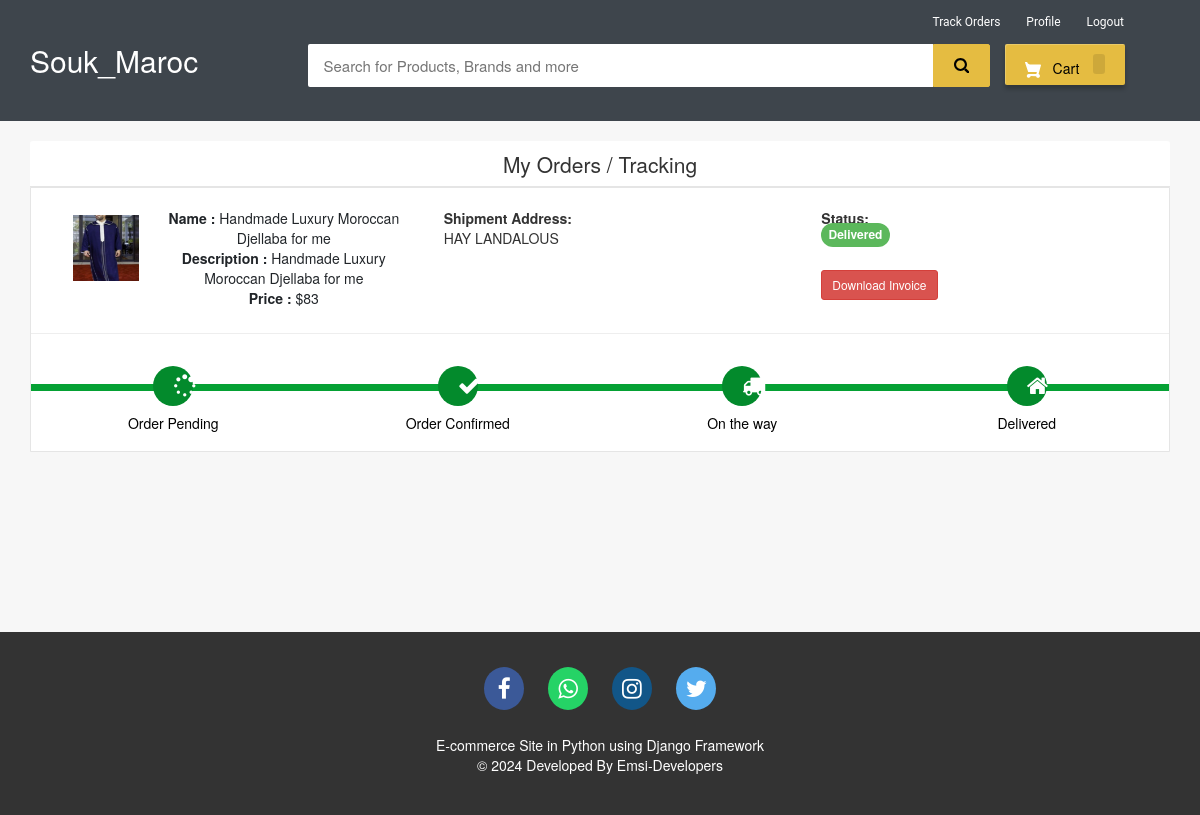
Screenshot of /my-order (signed in) with the database file from the repository.
### ecom/models.py (models this page shows, shortened)
class Product(models.Model):
    name=models.CharField(max_length=40)
    product_image= models.ImageField(upload_to='product_image/',null=True,blank=True)
    price = models.PositiveIntegerField()
    description=models.CharField(max_length=40)

class Orders(models.Model):
    STATUS =(
        ('Pending','Pending'),
        ('Order Confirmed','Order Confirmed'),
        ('Out for Delivery','Out for Delivery'),
        ('Delivered','Delivered'),
    )
    customer=models.ForeignKey('Customer', on_delete=models.CASCADE,null=True)
    product=models.ForeignKey('Product',on_delete=models.CASCADE,null=True)
    email = models.CharField(max_length=50,null=True)
    address = models.CharField(max_length=500,null=True)
    mobile = models.CharField(max_length=20,null=True)
    order_date= models.DateField(auto_now_add=True,null=True)
    status=models.CharField(max_length=50,null=True,choices=STATUS)

### ecom/views.py (the view)
# urls.py: path('my-order', views.my_order_view,name='my-order'),
@login_required(login_url='customerlogin')
@user_passes_test(is_customer)
def my_order_view(request):
    customer=models.Customer.objects.get(user_id=request.user.id)
    orders=models.Orders.objects.all().filter(customer_id = customer)
    ordered_products=[]
    for order in orders:
        ordered_product=models.Product.objects.all().filter(id=order.product.id)
        ordered_products.append(ordered_product)
    return render(request,'ecom/my_order.html',{'data':zip(ordered_products,orders)})

### ecom/views.py (called while the page is built)
def is_customer(user):
    return user.groups.filter(name='CUSTOMER').exists()

### templates/ecom/my_order.html (shortened to what this page needs)
{% extends 'ecom/customer_base.html' %}
{% load static %}
{% block content %}
<br>
<div class="container">
    <header class="card-header" style="text-align:center; font-size: 21px"> My Orders / Tracking </header>
    {% for products,order in data %}
    <article class="card">
        <div class="card-body">
            <ul class="row" style="margin-left:20px;margin-top:20px;">
                <li class="col-md-4">
                  <figure class="itemside mb-3">
                    {%for product in products%}
                      <div class="aside"><img src="{% static product.product_image.url %}" class="img-sm border"></div>
                      <figcaption class="info align-self-center">
                          <p class="title"><strong>Name : </strong>{{product.name}} <br> <strong>Description : </strong>{{product.description}} <br> <strong>Price : </strong>${{product.price}}</p>
                      </figcaption>
                  </figure>
                </li>
                <li class="col-md-4">
                    <div class="col"> <strong>Shipment Address:</strong> <br> {{order.address}}</div>
                </li>
                <li class="col-md-4">
                    <div class="col"> <strong>Status:</strong> <br>
                        {% if order.status == 'Pending'%}
                        <td> <span class="label label-info" style="font-size: 12px; border-radius: 30px;">{{order.status}}</span></td>
                        {% elif order.status == 'Delivered' %}
                        <td> <span class="label label-success" style="font-size: 12px; border-radius: 30px;">{{order.status}}</span></td>
                        {% elif order.status == 'Out for Delivery' %}
                        <td> <span class="label label-default" style="font-size: 12px; border-radius: 30px;">{{order.status}}</span></td>
                        {%else%}
                          <td> <span class="label label-primary" style="font-size: 12px; border-radius: 30px;">{{order.status}}</span></td>
                        {%endif%}
                    </div> <br>
                    <h4><a style="text-decoration:none;" href="{% url 'download-invoice' order.id product.id  %}" ><button class="btn btn-danger btn-sm">Download Invoice</button></a></h4>
                </li>
                {%endfor%}
            </ul>
            <hr>
            <div class="track">
                {%if order.status == 'Pending' %}
                <div class="step active"> <span class="icon"> <i style="padding-top:3px; padding-right:25px;" class="fa fa-spinner"></i> </span> <span class="text">Order Pending</span> </div>
                <div class="step "> <span class="icon"> <i style="padding-top:3px; padding-right:25px;" class="fa fa-check"></i> </span> <span class="text"> Order Confirmed</span> </div>
                <div class="step "> <span class="icon"> <i style="padding-top:3px; padding-right:25px;" class="fa fa-truck"></i> </span> <span class="text"> On the way </span> </div>
                <div class="step "> <span class="icon"> <i style="padding-top:3px; padding-right:25px;" class="fa fa-home"></i> </span> <span class="text">Delivered</span> </div>
                {%else%}
                <div class="step active"> <span class="icon"> <i style="padding-top:3px; padding-right:25px;" class="fa fa-spinner"></i> </span> <span class="text">Order Pending</span> </div>
                <div class="step active"> <span class="icon"> <i style="padding-top:3px; padding-right:25px;" class="fa fa-check"></i> </span> <span class="text"> Order Confirmed</span> </div>
                <div class="step active"> <span class="icon"> <i style="padding-top:3px; padding-right:25px;" class="fa fa-truck"></i> </span> <span class="text"> On the way </span> </div>
                <div class="step active"> <span class="icon"> <i style="padding-top:3px; padding-right:25px;" class="fa fa-home"></i> </span> <span class="text">Delivered</span> </div>
                {%endif%}
            </div>
        </div>
    </article><br>
    {%endfor%}
</div>
<br><br><br><br><br>
{% endblock content %}

### templates/ecom/customer_base.html (style rules this page uses)
body { background-color: #f7f7f7; }
.fa { font-size: 23px; width: 60px; text-align: center; text-decoration: none; margin: 5px 2px; border-radius: 50%; }
p { text-align: center; }

### templates/ecom/my_order.html (style rules this page uses)
body { background-color: #f7f7f7; }
.container { margin-top: 0px; margin-bottom: 0px }
.card { position: relative; display: -webkit-box; display: -ms-flexbox; display: flex; -webkit-box-orient: vertical; -webkit-box-direction: normal; -ms-flex-direction: column; flex-direction: column; min-width: 0; word-wrap: break-word; background-color: #fff; background-clip: border-box; border: 1px solid rgba(0, 0, 0, 0.1); border-radius: 0.10rem }
.card-header:first-child { border-radius: calc(0.37rem - 1px) calc(0.37rem - 1px) 0 0 }
.card-header { padding: 0.75rem 1.25rem; margin-bottom: 0; background-color: #fff; border-bottom: 1px solid rgba(0, 0, 0, 0.1) }
.track { position: relative; background-color: #ddd; height: 7px; display: -webkit-box; display: -ms-flexbox; display: flex; margin-bottom: 60px; margin-top: 50px }
.track .step { -webkit-box-flex: 1; -ms-flex-positive: 1; flex-grow: 1; width: 25%; margin-top: -18px; text-align: center; position: relative }
.track .step.active:before { background: #05a134 }
.track .step::before { height: 7px; position: absolute; content: ""; width: 100%; left: 0; top: 18px }
.track .step.active .icon { background: #038a2c; color: #fff }
.track .icon { display: inline-block; width: 40px; height: 40px; line-height: 40px; position: relative; border-radius: 100%; background: #ddd }
.track .step.active .text { font-weight: 400; color: #000 }
.track .text { display: block; margin-top: 7px }
.itemside { position: relative; display: -webkit-box; display: -ms-flexbox; display: flex; width: 100% }
.itemside .aside { position: relative; -ms-flex-negative: 0; flex-shrink: 0 }
.img-sm { width: 80px; height: 80px; padding: 7px }
ul.row, ul.row-sm { list-style: none; padding: 0 }
.itemside .info { padding-left: 15px; padding-right: 7px }
.itemside .title { display: block; margin-bottom: 5px; color: #212529 }
p { margin-top: 0; margin-bottom: 1rem }

### templates/ecom/footer.html (style rules this page uses)
.fa { display: inline-block; padding: 10px; font-size: 23px; width: 40px; text-align: center; text-decoration: none; margin: 5px 10px; border-radius: 50%; transition: background-color 0.3s, color 0.3s; }

### rows the page displays
Orders: address "HAY LANDALOUS", status "Delivered", shows "Order Pending"
Product: product_image (picture), name "Handmade Luxury Moroccan Djellaba for me", description "Handmade Luxury Moroccan Djellaba for me", price "83"
